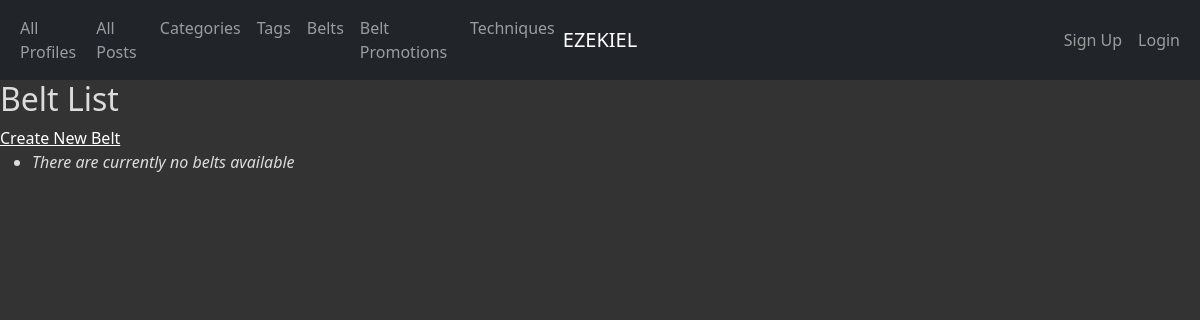
The page /belts/ on the database as committed earlier.
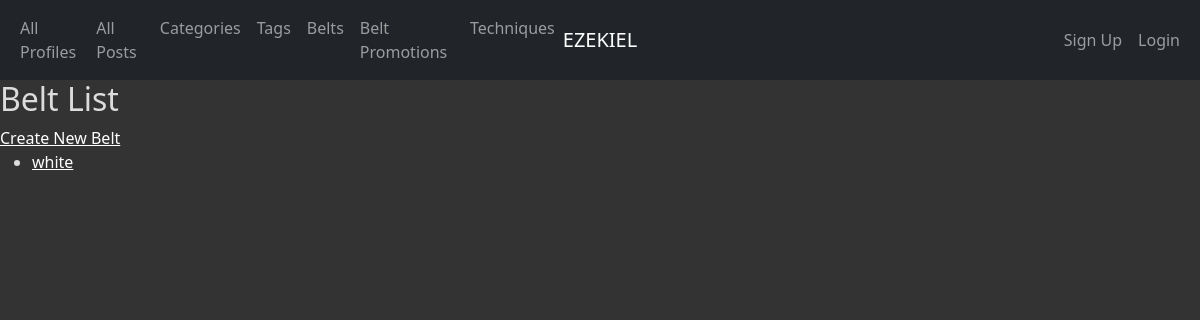
The same page on the database as committed later.
### app_info/models.py (models this page shows)
class Belt(models.Model):
    belt_id = models.AutoField(primary_key=True)
    name = models.CharField(max_length=45)
    def __str__(self):
        return '%s' % (self.name)
    def get_absolute_url(self):
        return reverse('app_info_belt_detail_urlpattern',
                       kwargs={'pk': self.pk}
                       )
    class Meta:
        ordering = ['name']

### app_info/views.py (the view)
class BeltList(ListView):
    model = Belt

### app_info/templates/app_info/belt_list.html (shortened to what this page needs)
{% extends 'app_info/base.html' %}
{% block content %}
<h2>Belt List</h2>
{% block create_button %}
    <a
            href="{% url 'app_info_belt_create_urlpattern' %}"
            class="button button-primary">
        Create New Belt</a>
{% endblock %}
<ul>
    {% for belt in belt_list %}
    <li>
        <a href="{{ belt.get_absolute_url }}">{{ belt }}</a>
    </li>
    {% empty %}
    <li><em>There are currently no belts available</em></li>
    {% endfor %}
</ul>
{% endblock %}

Rows that differ between the two databases and show on the page:
added Belt: name "white"
Other text that changed with them:
text no longer shown: "There are currently no belts available"
